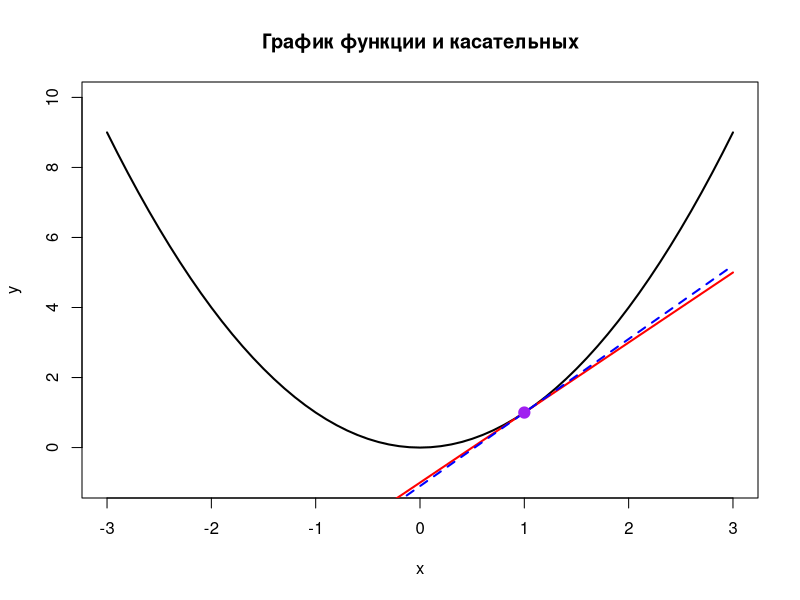

Reproduce this figure in R.
# Составить уравнение касательной к графику функции  в точке . 
# Значение производной в точке вычислить двумя способами: 
# аналитически на листочке и численно. Написать программу, 
# выводящую на экран рисунок, содержащий:
# 1) график функции (чёрная сплошная линия);
# 2) график касательной с аналитическим значением производной (красная сплошная линия);
# 3) график касательной с численным значением производной (синяя штриховая линия).

# 2 Функция, к графику которой строим касательную
y = function(x) { return(x^2) }
# 4 Численное вычисление производной (разностный метод)
dydx_numerical = function(y, x0, h) { return((y(x0 + h) - y(x0)) / h) }
# 6 Аналитическая производная функции
dy_analytical = function(x) { return(2 * x) }


# 1 Задаем х
h = 0.1  # Шаг
x0 = 1   # Точка, в которой строим касательную
x = seq(-3, 3, by = h)  # Создаем массив значений аргумента x

# 3 Вычисляем значения функции
yf = y(x)  

# 5 Вычисляем численное значение производной в точке x0
dy_n = dydx_numerical(y, x0, h)

# 7 Вычисляем аналитическое значение производной в точке x0
dy_a = dy_analytical(x0)

# yf, dy_n, dy_a - 3 набора!!!

# Уравнения касательных
yk_analytical = y(x0) + dy_a * (x - x0)  # Аналитическая касательная в x0 (красная линия)
yk_numerical = y(x0) + dy_n * (x - x0)  # Численная касательная в x0 (синяя штриховая линия)

# # Построение графиков
plot(x, yf, type = "l", col = "black", lwd = 2,
     main = "График функции и касательных",
     xlab = "x", ylab = "y", ylim = c(-1, 10))

# Добавляем касательные
lines(x, yk_analytical, col = "red", lwd = 2)  # Аналитическая касательная
lines(x, yk_numerical, col = "blue", lwd = 2, lty = 2)  # Численная касательная (штриховая)
# Отмечаем точку касания
points(x0, y(x0), col = "purple", pch = 19, cex = 1.5)
# # Легенда
# legend("topleft", legend = c("Функция y = x^2", "Касательная (аналит.)", "Касательная (числ.)"), 
#        col = c("black", "red", "blue"), lwd = 2, lty = c(1, 1, 2))
